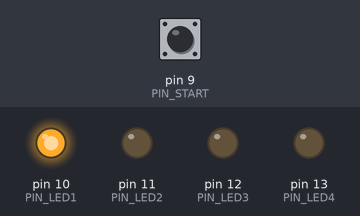
The sketch below on a simulated Arduino Uno, built with avr-gcc and run on an emulated ATmega328P. On the bench: output pins drawn as LEDs (lit = HIGH). Inputs (shaded band) come from the test bench; at power-on: pin 9 (PIN_START) HIGH.

Above: at 0.5 s.
At 1.5 s:
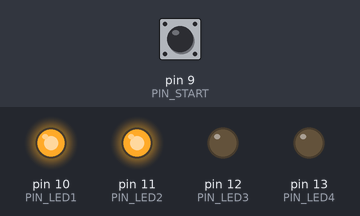
At 2.5 s:
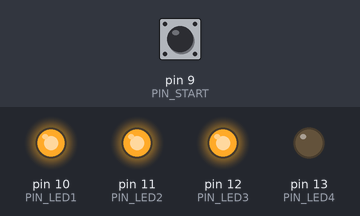
At 3.5 s:
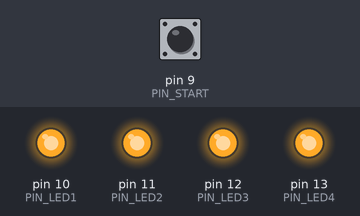
At 4.19 s:
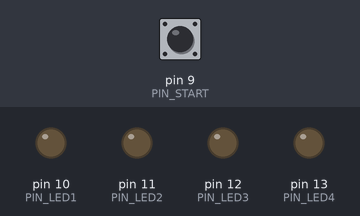
Timing chart, 0 to 5.5 s (numbered marks = the images above):
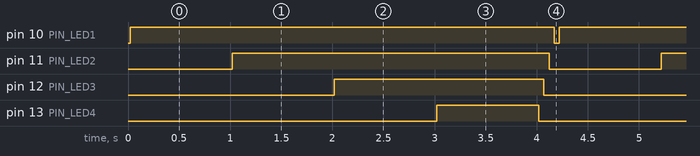

The sketch:

Paro__Emergencia.ino
```cpp
//POSITIVO CON EL MISMO B/BOTÓN CON AUTOSOSTENIMIENTO Y PULLDOWN
//SE PRENDE O APAGA DISOTÓN

#define PIN_START  9 // PULSADOR EMERGENCIA
#define PIN_EMERGENCIA  8 // PULSADOR EMERGENCIA

#define PIN_LED1 10       //LED ROJO
#define PIN_LED2 11       //LED AMARILLO
#define PIN_LED3 12       //LED VERDE
#define PIN_LED4 13       //LED AZUL

int estado_apagado = 0;  //Guarda estado del botón
int estadoAnterior_apagado = 0;  //Guarda estado anterior del botón (para que se lea bien pulso)

int estado = 0;  //Guarda estado del botón
int estadoAnterior = 0;  //Guarda estado anterior del botón (para que se lea bien pulso)
int salida = 0;  //Guarda estado del Led

void setup()
{
   pinMode(PIN_START, INPUT_PULLUP);
   pinMode(PIN_EMERGENCIA, INPUT_PULLUP);
   pinMode(PIN_LED1, OUTPUT);
   pinMode(PIN_LED2, OUTPUT);
   pinMode(PIN_LED3, OUTPUT);
   pinMode(PIN_LED4, OUTPUT);
}

void loop() {

  arrancar();
  while (salida != 0)
  {
   digitalWrite(PIN_LED1, HIGH);
   delay(1000);
   digitalWrite(PIN_LED2, HIGH);
   delay(1000);
   digitalWrite(PIN_LED3, HIGH);
   delay(1000);
   digitalWrite(PIN_LED4, HIGH);
   delay(1000);
   digitalWrite(PIN_LED4, LOW);
   delay(50);
   digitalWrite(PIN_LED3, LOW);
   delay(50);
   digitalWrite(PIN_LED2, LOW);
   delay(50);
   digitalWrite(PIN_LED1, LOW);
   delay(50);

  }
}
void arrancar()
{
  estado = digitalRead(PIN_START);
  if((estado == HIGH)&&(estadoAnterior == LOW))
  {
    salida = 1;
    delay (20);
  }

  estadoAnterior = estado;
}
```

Measured:
- by itself, pin 10 (PIN_LED1): alternates HIGH for 4.2 s and LOW for 0.05 s
- by itself, pin 11 (PIN_LED2): alternates HIGH for 3.1 s and LOW for 1.1 s
- by itself, pin 12 (PIN_LED3): alternates HIGH for 2.1 s and LOW for 2.2 s
- by itself, pin 13 (PIN_LED4): alternates HIGH for 1.0 s and LOW for 3.2 s
